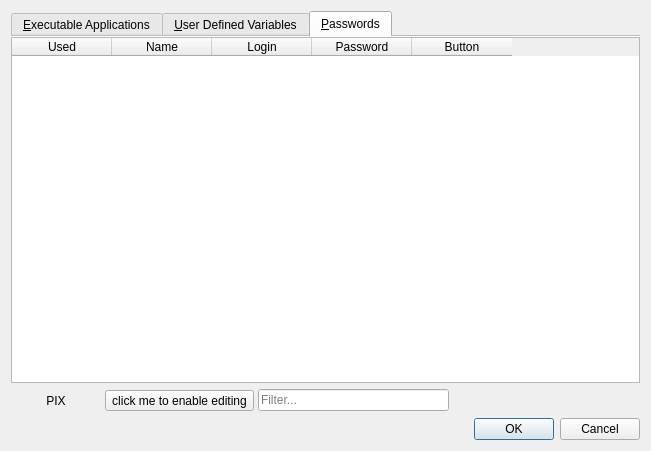
<?xml version="1.0" encoding="UTF-8"?>
<ui version="4.0">
 <class>VariableSettingsDialogClass</class>
 <widget class="QDialog" name="VariableSettingsDialogClass">
  <property name="geometry">
   <rect>
    <x>0</x>
    <y>0</y>
    <width>651</width>
    <height>451</height>
   </rect>
  </property>
  <property name="windowTitle">
   <string>Setup variables</string>
  </property>
  <layout class="QGridLayout" name="gridLayout_2">
   <item row="0" column="0">
    <widget class="QTabWidget" name="tabWidget">
     <property name="currentIndex">
      <number>2</number>
     </property>
     <property name="documentMode">
      <bool>true</bool>
     </property>
     <property name="movable">
      <bool>true</bool>
     </property>
     <widget class="QWidget" name="tabExecutables">
      <attribute name="title">
       <string>&amp;Executable Applications</string>
      </attribute>
      <layout class="QGridLayout" name="gridLayout">
       <property name="leftMargin">
        <number>0</number>
       </property>
       <property name="topMargin">
        <number>0</number>
       </property>
       <property name="rightMargin">
        <number>0</number>
       </property>
       <property name="bottomMargin">
        <number>0</number>
       </property>
       <property name="horizontalSpacing">
        <number>6</number>
       </property>
       <item row="0" column="0">
        <widget class="TableWidget" name="tableExecutables">
         <property name="editTriggers">
          <set>QAbstractItemView::EditTrigger::DoubleClicked|QAbstractItemView::EditTrigger::EditKeyPressed|QAbstractItemView::EditTrigger::SelectedClicked</set>
         </property>
         <property name="tabKeyNavigation">
          <bool>false</bool>
         </property>
         <property name="selectionMode">
          <enum>QAbstractItemView::SelectionMode::SingleSelection</enum>
         </property>
         <property name="wordWrap">
          <bool>false</bool>
         </property>
         <property name="columnCount">
          <number>6</number>
         </property>
         <attribute name="horizontalHeaderHighlightSections">
          <bool>false</bool>
         </attribute>
         <attribute name="horizontalHeaderStretchLastSection">
          <bool>false</bool>
         </attribute>
         <attribute name="verticalHeaderVisible">
          <bool>false</bool>
         </attribute>
         <attribute name="verticalHeaderHighlightSections">
          <bool>false</bool>
         </attribute>
         <column>
          <property name="text">
           <string>Used</string>
          </property>
         </column>
         <column>
          <property name="text">
           <string>Variable Name</string>
          </property>
         </column>
         <column>
          <property name="text">
           <string>Executable File</string>
          </property>
         </column>
         <column>
          <property name="text">
           <string>Args</string>
          </property>
         </column>
         <column>
          <property name="text">
           <string>Button</string>
          </property>
         </column>
         <column>
          <property name="text">
           <string>Description</string>
          </property>
         </column>
        </widget>
       </item>
       <item row="1" column="0">
        <widget class="QWidget" name="widgetExecButtons" native="true">
         <layout class="QHBoxLayout" name="horizontalLayout">
          <property name="spacing">
           <number>4</number>
          </property>
          <property name="leftMargin">
           <number>0</number>
          </property>
          <property name="topMargin">
           <number>0</number>
          </property>
          <property name="rightMargin">
           <number>0</number>
          </property>
          <property name="bottomMargin">
           <number>0</number>
          </property>
          <item>
           <widget class="QToolButton" name="btnExecAdd">
            <property name="toolTip">
             <string>Add</string>
            </property>
            <property name="text">
             <string/>
            </property>
            <property name="icon">
             <iconset resource="res/resource.qrc">
              <normaloff>:/icons/ea_010_btn_add.png</normaloff>:/icons/ea_010_btn_add.png</iconset>
            </property>
            <property name="autoRaise">
             <bool>true</bool>
            </property>
           </widget>
          </item>
          <item>
           <widget class="QToolButton" name="btnExecDelete">
            <property name="toolTip">
             <string>Delete</string>
            </property>
            <property name="text">
             <string/>
            </property>
            <property name="icon">
             <iconset resource="res/resource.qrc">
              <normaloff>:/icons/ea_020_btn_del.png</normaloff>:/icons/ea_020_btn_del.png</iconset>
            </property>
            <property name="autoRaise">
             <bool>true</bool>
            </property>
           </widget>
          </item>
          <item>
           <widget class="QToolButton" name="btnExecMoveUp">
            <property name="toolTip">
             <string>Move Up</string>
            </property>
            <property name="text">
             <string/>
            </property>
            <property name="icon">
             <iconset resource="res/resource.qrc">
              <normaloff>:/icons/ea_030_btn_up.png</normaloff>:/icons/ea_030_btn_up.png</iconset>
            </property>
            <property name="autoRaise">
             <bool>true</bool>
            </property>
           </widget>
          </item>
          <item>
           <widget class="QToolButton" name="btnExecMoveDown">
            <property name="toolTip">
             <string>Move Down</string>
            </property>
            <property name="text">
             <string/>
            </property>
            <property name="icon">
             <iconset resource="res/resource.qrc">
              <normaloff>:/icons/ea_040_btn_down.png</normaloff>:/icons/ea_040_btn_down.png</iconset>
            </property>
            <property name="autoRaise">
             <bool>true</bool>
            </property>
           </widget>
          </item>
          <item>
           <spacer name="horizontalSpacer">
            <property name="orientation">
             <enum>Qt::Orientation::Horizontal</enum>
            </property>
            <property name="sizeHint" stdset="0">
             <size>
              <width>40</width>
              <height>20</height>
             </size>
            </property>
           </spacer>
          </item>
         </layout>
        </widget>
       </item>
      </layout>
     </widget>
     <widget class="QWidget" name="tabUser">
      <attribute name="title">
       <string>&amp;User Defined Variables</string>
      </attribute>
      <layout class="QGridLayout" name="gridLayout_3">
       <property name="leftMargin">
        <number>0</number>
       </property>
       <property name="topMargin">
        <number>0</number>
       </property>
       <property name="rightMargin">
        <number>0</number>
       </property>
       <property name="bottomMargin">
        <number>0</number>
       </property>
       <item row="0" column="0">
        <widget class="TableWidget" name="tableUser">
         <property name="editTriggers">
          <set>QAbstractItemView::EditTrigger::DoubleClicked|QAbstractItemView::EditTrigger::EditKeyPressed|QAbstractItemView::EditTrigger::SelectedClicked</set>
         </property>
         <property name="tabKeyNavigation">
          <bool>false</bool>
         </property>
         <property name="selectionMode">
          <enum>QAbstractItemView::SelectionMode::SingleSelection</enum>
         </property>
         <property name="wordWrap">
          <bool>false</bool>
         </property>
         <attribute name="horizontalHeaderHighlightSections">
          <bool>false</bool>
         </attribute>
         <attribute name="verticalHeaderVisible">
          <bool>false</bool>
         </attribute>
         <attribute name="verticalHeaderHighlightSections">
          <bool>false</bool>
         </attribute>
         <column>
          <property name="text">
           <string>Used</string>
          </property>
         </column>
         <column>
          <property name="text">
           <string>Variable Name</string>
          </property>
         </column>
         <column>
          <property name="text">
           <string>Varable Value</string>
          </property>
         </column>
         <column>
          <property name="text">
           <string>Button</string>
          </property>
         </column>
         <column>
          <property name="text">
           <string>Description</string>
          </property>
         </column>
        </widget>
       </item>
       <item row="1" column="0">
        <widget class="QWidget" name="widgetOtherButtons" native="true">
         <layout class="QHBoxLayout" name="horizontalLayout_2">
          <property name="spacing">
           <number>4</number>
          </property>
          <property name="leftMargin">
           <number>0</number>
          </property>
          <property name="topMargin">
           <number>0</number>
          </property>
          <property name="rightMargin">
           <number>0</number>
          </property>
          <property name="bottomMargin">
           <number>0</number>
          </property>
          <item>
           <widget class="QToolButton" name="btnUserAdd">
            <property name="toolTip">
             <string>Add</string>
            </property>
            <property name="text">
             <string/>
            </property>
            <property name="icon">
             <iconset resource="res/resource.qrc">
              <normaloff>:/icons/uv_010_btn_add.png</normaloff>:/icons/uv_010_btn_add.png</iconset>
            </property>
            <property name="autoRaise">
             <bool>true</bool>
            </property>
           </widget>
          </item>
          <item>
           <widget class="QToolButton" name="btnUserDelete">
            <property name="toolTip">
             <string>Delete</string>
            </property>
            <property name="text">
             <string/>
            </property>
            <property name="icon">
             <iconset resource="res/resource.qrc">
              <normaloff>:/icons/uv_020_btn_del.png</normaloff>:/icons/uv_020_btn_del.png</iconset>
            </property>
            <property name="autoRaise">
             <bool>true</bool>
            </property>
           </widget>
          </item>
          <item>
           <widget class="QToolButton" name="btnUserMoveUp">
            <property name="toolTip">
             <string>Move Up</string>
            </property>
            <property name="text">
             <string/>
            </property>
            <property name="icon">
             <iconset resource="res/resource.qrc">
              <normaloff>:/icons/uv_030_btn_up.png</normaloff>:/icons/uv_030_btn_up.png</iconset>
            </property>
            <property name="autoRaise">
             <bool>true</bool>
            </property>
           </widget>
          </item>
          <item>
           <widget class="QToolButton" name="btnUserMoveDown">
            <property name="toolTip">
             <string>Move Down</string>
            </property>
            <property name="text">
             <string/>
            </property>
            <property name="icon">
             <iconset resource="res/resource.qrc">
              <normaloff>:/icons/uv_040_btn_down.png</normaloff>:/icons/uv_040_btn_down.png</iconset>
            </property>
            <property name="autoRaise">
             <bool>true</bool>
            </property>
           </widget>
          </item>
          <item>
           <spacer name="horizontalSpacer_2">
            <property name="orientation">
             <enum>Qt::Orientation::Horizontal</enum>
            </property>
            <property name="sizeHint" stdset="0">
             <size>
              <width>40</width>
              <height>20</height>
             </size>
            </property>
           </spacer>
          </item>
         </layout>
        </widget>
       </item>
      </layout>
     </widget>
     <widget class="QWidget" name="tabPasswords">
      <property name="enabled">
       <bool>true</bool>
      </property>
      <attribute name="title">
       <string>&amp;Passwords</string>
      </attribute>
      <layout class="QGridLayout" name="gridLayout_4">
       <property name="leftMargin">
        <number>0</number>
       </property>
       <property name="topMargin">
        <number>0</number>
       </property>
       <property name="rightMargin">
        <number>0</number>
       </property>
       <property name="bottomMargin">
        <number>0</number>
       </property>
       <item row="0" column="0">
        <widget class="TableWidget" name="tableIdents">
         <property name="editTriggers">
          <set>QAbstractItemView::EditTrigger::DoubleClicked|QAbstractItemView::EditTrigger::EditKeyPressed|QAbstractItemView::EditTrigger::SelectedClicked</set>
         </property>
         <property name="tabKeyNavigation">
          <bool>false</bool>
         </property>
         <property name="selectionMode">
          <enum>QAbstractItemView::SelectionMode::SingleSelection</enum>
         </property>
         <property name="sortingEnabled">
          <bool>false</bool>
         </property>
         <property name="wordWrap">
          <bool>false</bool>
         </property>
         <attribute name="horizontalHeaderHighlightSections">
          <bool>false</bool>
         </attribute>
         <attribute name="horizontalHeaderShowSortIndicator" stdset="0">
          <bool>false</bool>
         </attribute>
         <attribute name="verticalHeaderVisible">
          <bool>false</bool>
         </attribute>
         <attribute name="verticalHeaderHighlightSections">
          <bool>false</bool>
         </attribute>
         <column>
          <property name="text">
           <string>Used</string>
          </property>
         </column>
         <column>
          <property name="text">
           <string>Name</string>
          </property>
         </column>
         <column>
          <property name="text">
           <string>Login</string>
          </property>
         </column>
         <column>
          <property name="text">
           <string>Password</string>
          </property>
         </column>
         <column>
          <property name="text">
           <string>Button</string>
          </property>
         </column>
        </widget>
       </item>
       <item row="1" column="0">
        <widget class="QWidget" name="widgetPwdButtons" native="true">
         <layout class="QHBoxLayout" name="horizontalLayout_3">
          <property name="spacing">
           <number>4</number>
          </property>
          <property name="leftMargin">
           <number>0</number>
          </property>
          <property name="topMargin">
           <number>0</number>
          </property>
          <property name="rightMargin">
           <number>0</number>
          </property>
          <property name="bottomMargin">
           <number>0</number>
          </property>
          <item>
           <widget class="QToolButton" name="btnPwdAdd">
            <property name="toolTip">
             <string>Add</string>
            </property>
            <property name="text">
             <string/>
            </property>
            <property name="icon">
             <iconset resource="res/resource.qrc">
              <normaloff>:/icons/pw_010_btn_add.png</normaloff>:/icons/pw_010_btn_add.png</iconset>
            </property>
            <property name="autoRaise">
             <bool>true</bool>
            </property>
           </widget>
          </item>
          <item>
           <widget class="QToolButton" name="buttonPwdShowAll">
            <property name="toolTip">
             <string>Show all passwords</string>
            </property>
            <property name="text">
             <string>PIX</string>
            </property>
            <property name="icon">
             <iconset resource="res/resource.qrc">
              <normaloff>:/icons/pw_020_btn_view_all.png</normaloff>:/icons/pw_020_btn_view_all.png</iconset>
            </property>
            <property name="checkable">
             <bool>true</bool>
            </property>
            <property name="checked">
             <bool>false</bool>
            </property>
            <property name="autoRaise">
             <bool>true</bool>
            </property>
           </widget>
          </item>
          <item>
           <widget class="QToolButton" name="btnPwdDelete">
            <property name="toolTip">
             <string>Delete</string>
            </property>
            <property name="text">
             <string/>
            </property>
            <property name="icon">
             <iconset resource="res/resource.qrc">
              <normaloff>:/icons/pw_030_btn_del.png</normaloff>:/icons/pw_030_btn_del.png</iconset>
            </property>
            <property name="autoRaise">
             <bool>true</bool>
            </property>
           </widget>
          </item>
          <item>
           <widget class="QToolButton" name="btnPwdEnableEdit">
            <property name="toolTip">
             <string>Enable / Disable editing of password (master password required)</string>
            </property>
            <property name="text">
             <string>click me to enable editing</string>
            </property>
            <property name="checkable">
             <bool>true</bool>
            </property>
           </widget>
          </item>
          <item>
           <widget class="QLineEdit" name="editPwdFilter">
            <property name="placeholderText">
             <string>Filter...</string>
            </property>
            <property name="clearButtonEnabled">
             <bool>true</bool>
            </property>
           </widget>
          </item>
          <item>
           <spacer name="horizontalSpacer_3">
            <property name="orientation">
             <enum>Qt::Orientation::Horizontal</enum>
            </property>
            <property name="sizeHint" stdset="0">
             <size>
              <width>40</width>
              <height>20</height>
             </size>
            </property>
           </spacer>
          </item>
         </layout>
        </widget>
       </item>
      </layout>
     </widget>
    </widget>
   </item>
   <item row="1" column="0">
    <widget class="QDialogButtonBox" name="buttonBox">
     <property name="orientation">
      <enum>Qt::Orientation::Horizontal</enum>
     </property>
     <property name="standardButtons">
      <set>QDialogButtonBox::StandardButton::Cancel|QDialogButtonBox::StandardButton::Ok</set>
     </property>
    </widget>
   </item>
  </layout>
 </widget>
 <customwidgets>
  <customwidget>
   <class>TableWidget</class>
   <extends>QTableWidget</extends>
   <header>TableWidget.h</header>
  </customwidget>
 </customwidgets>
 <tabstops>
  <tabstop>tabWidget</tabstop>
  <tabstop>tableIdents</tabstop>
  <tabstop>btnPwdAdd</tabstop>
  <tabstop>buttonPwdShowAll</tabstop>
  <tabstop>btnPwdDelete</tabstop>
  <tabstop>tableExecutables</tabstop>
  <tabstop>btnExecAdd</tabstop>
  <tabstop>btnExecDelete</tabstop>
  <tabstop>btnExecMoveUp</tabstop>
  <tabstop>btnExecMoveDown</tabstop>
  <tabstop>tableUser</tabstop>
  <tabstop>btnUserAdd</tabstop>
  <tabstop>btnUserDelete</tabstop>
  <tabstop>btnUserMoveUp</tabstop>
  <tabstop>btnUserMoveDown</tabstop>
  <tabstop>buttonBox</tabstop>
 </tabstops>
 <resources>
  <include location="res/resource.qrc"/>
 </resources>
 <connections>
  <connection>
   <sender>buttonBox</sender>
   <signal>accepted()</signal>
   <receiver>VariableSettingsDialogClass</receiver>
   <slot>accept()</slot>
   <hints>
    <hint type="sourcelabel">
     <x>248</x>
     <y>254</y>
    </hint>
    <hint type="destinationlabel">
     <x>157</x>
     <y>274</y>
    </hint>
   </hints>
  </connection>
  <connection>
   <sender>buttonBox</sender>
   <signal>rejected()</signal>
   <receiver>VariableSettingsDialogClass</receiver>
   <slot>reject()</slot>
   <hints>
    <hint type="sourcelabel">
     <x>316</x>
     <y>260</y>
    </hint>
    <hint type="destinationlabel">
     <x>286</x>
     <y>274</y>
    </hint>
   </hints>
  </connection>
 </connections>
</ui>
